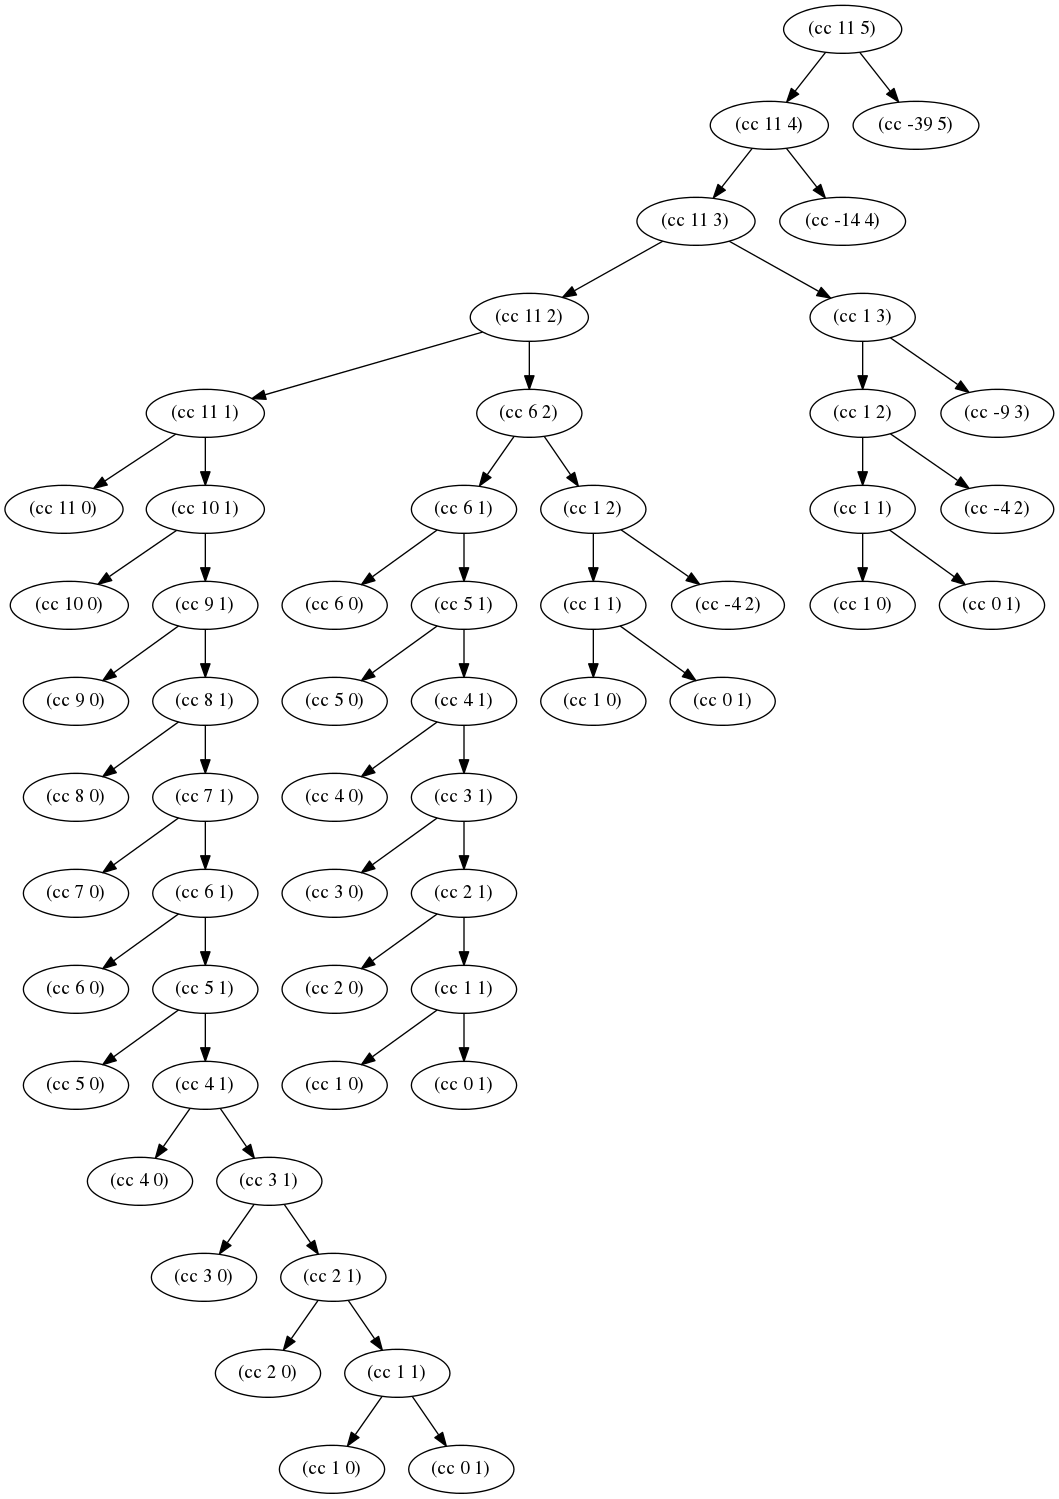

The script that drew this image:
#!/usr/bin/env python

'''
Generated DOT file of the process tree
Usage: procedure-tree.py | dot -T png -o procedure-tree.png
'''


def first_denomination(kinds_of_coins):
    return [1, 5, 10, 25, 50][kinds_of_coins-1]


def cc_graph(amount, kinds_of_coins, node):
    print '    %s [label="(cc %s %s)"];' % (node, amount, kinds_of_coins)
    if amount == 0:
        return 1
    elif amount < 0 or kinds_of_coins == 0:
        return 0
    else:
        print '    %s -> %s;' % (node, node + 'l')
        print '    %s -> %s;' % (node, node + 'r')
        return (cc_graph(amount, kinds_of_coins - 1, node + 'l') +
                cc_graph(amount - first_denomination(kinds_of_coins),
                         kinds_of_coins,
                         node + 'r'))


def count_change_graph(amount):
    print 'digraph {'
    cc_graph(amount, 5, 's')
    print '}'

count_change_graph(11)
